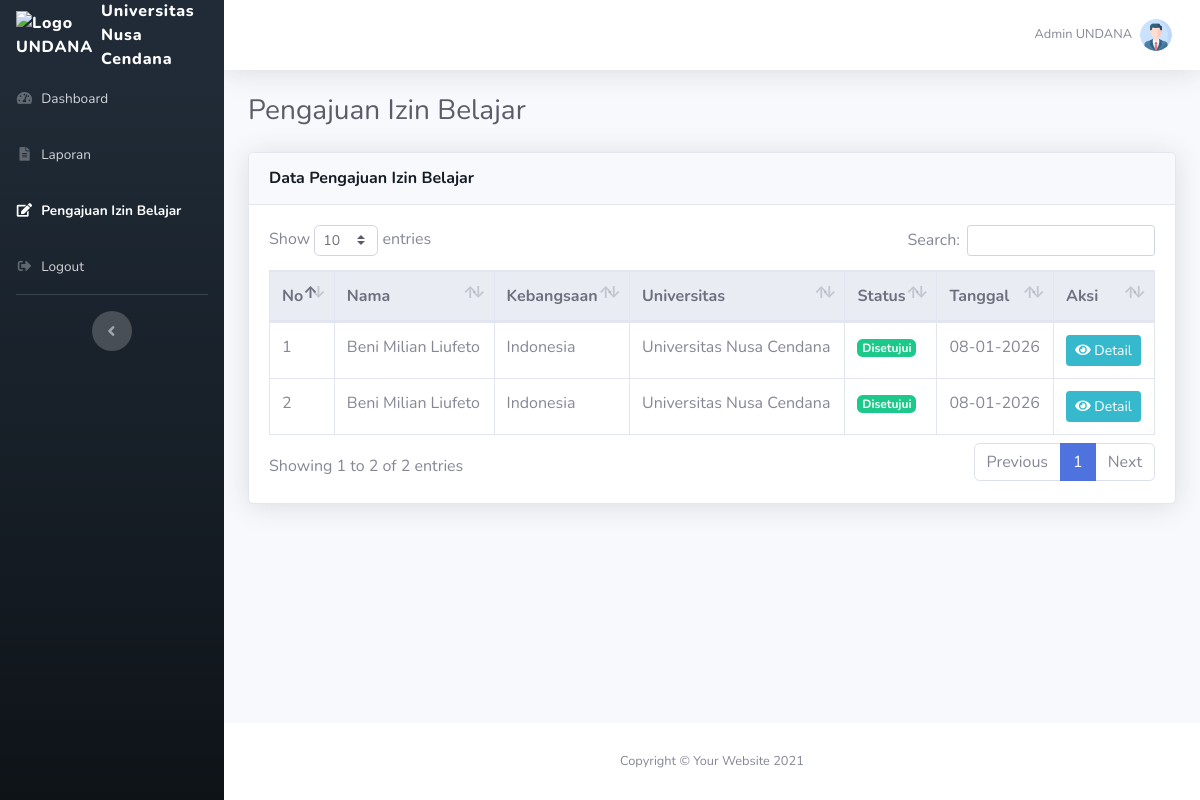
Screenshot of /admin/pengajuan.php (signed in) with the database file from the repository.
### tables this page shows
CREATE TABLE `izin_belajar` (
  `id_izin` int(11) NOT NULL,
  `id_user` int(11) NOT NULL,
  `status_pengajuan` enum('draft','diajukan','diverifikasi','ditolak','disetujui','tidak lengkap') DEFAULT 'draft',
  `tanggal_pengajuan` date DEFAULT NULL,
  `created_at` datetime DEFAULT current_timestamp(),
  `updated_at` datetime DEFAULT current_timestamp() ON UPDATE current_timestamp(),
  `jenis_pengajuan` enum('baru','perpanjangan') NOT NULL DEFAULT 'baru',
  `id_izin_induk` int(11) DEFAULT NULL,
  `last_step` tinyint(4) DEFAULT 1
);

CREATE TABLE `users` (
  `id_user` int(11) NOT NULL,
  `nama_lengkap` varchar(150) NOT NULL,
  `username` varchar(50) NOT NULL,
  `email` varchar(150) NOT NULL,
  `profile_photo` varchar(255) DEFAULT NULL,
  `password` varchar(255) NOT NULL,
  `no_hp` varchar(20) NOT NULL,
  `email_verified_at` datetime DEFAULT NULL,
  `verification_token` varchar(100) DEFAULT NULL,
  `reset_password_token` varchar(100) DEFAULT NULL,
  `reset_password_expired` datetime DEFAULT NULL,
  `created_at` datetime DEFAULT current_timestamp(),
  `updated_at` datetime DEFAULT current_timestamp() ON UPDATE current_timestamp(),
  `verification_expires_at` datetime DEFAULT NULL
);

CREATE TABLE `izin_identitas` (
  `id_identitas` int(11) NOT NULL,
  `id_izin` int(11) NOT NULL,
  `nama_lengkap` varchar(150) DEFAULT NULL,
  `tempat_lahir` varchar(100) DEFAULT NULL,
  `tanggal_lahir` date DEFAULT NULL,
  `jenis_kelamin` enum('Laki-laki','Perempuan') DEFAULT NULL,
  `kebangsaan` varchar(100) DEFAULT NULL,
  `alamat_rumah` text DEFAULT NULL,
  `kota` varchar(100) DEFAULT NULL,
  `provinsi` varchar(100) DEFAULT NULL,
  `negara` varchar(100) DEFAULT NULL,
  `kode_pos` varchar(10) DEFAULT NULL,
  `alamat_indonesia` text DEFAULT NULL,
  `kota_indonesia` varchar(100) DEFAULT NULL,
  `provinsi_indonesia` varchar(100) DEFAULT NULL,
  `kode_pos_indonesia` varchar(10) DEFAULT NULL,
  `email` varchar(150) DEFAULT NULL,
  `no_hp` varchar(20) DEFAULT NULL,
  `foto` varchar(255) DEFAULT NULL,
  `created_at` datetime DEFAULT current_timestamp(),
  `updated_at` datetime DEFAULT current_timestamp() ON UPDATE current_timestamp()
);

CREATE TABLE `izin_studi` (
  `id_studi` int(11) NOT NULL,
  `id_izin` int(11) NOT NULL,
  `universitas` varchar(150) DEFAULT NULL,
  `jenjang_studi` varchar(50) DEFAULT NULL,
  `dok_kerjasama` varchar(255) DEFAULT NULL,
  `mulai_belajar` date DEFAULT NULL,
  `lama_studi` varchar(20) DEFAULT NULL,
  `periode_dari` date DEFAULT NULL,
  `periode_sampai` date DEFAULT NULL,
  `lokasi_provinsi` varchar(100) DEFAULT NULL,
  `created_at` datetime DEFAULT current_timestamp(),
  `updated_at` datetime DEFAULT current_timestamp() ON UPDATE current_timestamp()
);

### admin/pengajuan.php (the view, shortened to what this page needs)
<?php
require '../config/db.php';
$sql = "
SELECT
    ib.id_izin,
    u.nama_lengkap,
    ii.kebangsaan,
    isd.universitas,
    ib.status_pengajuan,
    ib.tanggal_pengajuan
FROM izin_belajar ib
JOIN users u ON ib.id_user = u.id_user
LEFT JOIN izin_identitas ii ON ib.id_izin = ii.id_izin
LEFT JOIN izin_studi isd ON ib.id_izin = isd.id_izin
ORDER BY ib.tanggal_pengajuan DESC
";
$data = $conn->query($sql)->fetchAll(PDO::FETCH_ASSOC);
function getStatusColor($status)
{
  return match ($status) {
    'draft' => 'secondary',
    'diajukan' => 'info',
    'diverifikasi' => 'warning',
    'ditolak' => 'danger',
    'disetujui' => 'success',
    'tidak lengkap' => 'dark',
    default => 'dark'
  };
}
?>
<!DOCTYPE html>
<html lang="en">
<head>
  <link href="vendor/fontawesome-free/css/all.min.css" rel="stylesheet" type="text/css" />
  <link href="vendor/datatables/dataTables.bootstrap4.min.css" rel="stylesheet" type="text/css" />
  <link href="css/sb-admin-2.min.css" rel="stylesheet" />
</head>
<body id="page-top">
  <div id="wrapper">
    <?php include "sidebar.php" ?>
    <div id="content-wrapper" class="d-flex flex-column">
      <div id="content">
        <?php include "topbar.php" ?>
        <div class="container-fluid">
          <div
            class="d-sm-flex align-items-center justify-content-between mb-4">
            <h1 class="h3 mb-0 text-gray-800">Pengajuan Izin Belajar</h1>
          </div>
          <div class="card shadow mb-4">
            <div class="card-header py-3">
              <h6 class="m-0 font-weight-bold text-primary">
                Data Pengajuan Izin Belajar
              </h6>
            </div>
            <div class="card-body">
              <div class="table-responsive">
                <table class="table table-bordered table-hover" id="dataTable" width="100%" cellspacing="0">
                  <thead class="thead-light">
                    <tr>
                      <th>No</th>
                      <th>Nama</th>
                      <th>Kebangsaan</th>
                      <th>Universitas</th>
                      <th>Status</th>
                      <th>Tanggal</th>
                      <th>Aksi</th>
                    </tr>
                  </thead>
                  <tbody>
                    <?php $no = 1;
                    foreach ($data as $row): ?>
                      <tr>
                        <td><?= $no++ ?></td>
                        <td><?= htmlspecialchars($row['nama_lengkap']) ?></td>
                        <td><?= htmlspecialchars($row['kebangsaan']) ?></td>
                        <td><?= htmlspecialchars($row['universitas']) ?></td>
                        <td>
                          <span class="badge badge-<?= getStatusColor($row['status_pengajuan']) ?>">
                            <?= ucfirst($row['status_pengajuan']) ?>
                          </span>
                        </td>
                        <td><?= date('d-m-Y', strtotime($row['tanggal_pengajuan'])) ?></td>
                        <td>
                          <?php if ($row['status_pengajuan'] === 'diajukan'): ?>
                            <a href="backend/verifikasi.php?id=<?= $row['id_izin'] ?>" class="btn btn-sm btn-warning">
                              <i class="fas fa-check"></i> Verifikasi
                            </a>
                          <?php else: ?>
                            <a href="detail-pengajuan.php?id=<?= $row['id_izin'] ?>" class="btn btn-sm btn-info">
                              <i class="fas fa-eye"></i> Detail
                            </a>
                          <?php endif; ?>
                        </td>
                      </tr>
                    <?php endforeach ?>
                  </tbody>
                </table>
              </div>
            </div>
          </div>
        </div>
      </div>
      <?php include "footer.php" ?>
    </div>
  </div>
</body>
</html>

### admin/sidebar.php
<?php
$currentPage = basename($_SERVER['PHP_SELF']);
?>
<ul class="navbar-nav bg-gradient-primary sidebar sidebar-dark accordion" id="accordionSidebar">
    <a class="sidebar-brand d-flex align-items-center justify-content-center" href="index.php">
        <div class="sidebar-brand-icon">
            <img src="../img/Logo_Undana.png" alt="Logo UNDANA" style="height:40px;">
        </div>
        <div class="sidebar-brand-text mx-2">
            Universitas Nusa Cendana
        </div>
    </a>
    <li class="nav-item <?= ($currentPage == 'index.php') ? 'active' : '' ?>">
        <a class="nav-link" href="index.php">
            <i class="fas fa-fw fa-tachometer-alt"></i>
            <span>Dashboard</span>
        </a>
    </li>
    <li class="nav-item <?= ($currentPage == 'laporan.php') ? 'active' : '' ?>">
        <a class="nav-link" href="laporan.php">
            <i class="fas fa-fw fa-file-alt"></i>
            <span>Laporan</span>
        </a>
    </li>
    <li class="nav-item <?= ($currentPage == 'pengajuan.php') ? 'active' : '' ?>">
        <a class="nav-link" href="pengajuan.php">
            <i class="fas fa-fw fa-edit"></i>
            <span>Pengajuan Izin Belajar</span>
        </a>
    </li>
    <li class="nav-item">
        <a class="nav-link" href="logout.php">
            <i class="fas fa-fw fa-sign-out-alt"></i>
            <span>Logout</span>
        </a>
    </li>
    <hr class="sidebar-divider d-none d-md-block">
    <div class="text-center d-none d-md-inline">
        <button class="rounded-circle border-0" id="sidebarToggle"></button>
    </div>
</ul>

### admin/topbar.php (shortened to what this page needs)
<nav
    class="navbar navbar-expand navbar-light bg-white topbar mb-4 static-top shadow">
    <ul class="navbar-nav ml-auto">
        <li class="nav-item dropdown no-arrow">
            <a
                class="nav-link dropdown-toggle"
                href="#"
                id="userDropdown"
                role="button"
                data-toggle="dropdown"
                aria-haspopup="true"
                aria-expanded="false">
                <span class="mr-2 d-none d-lg-inline text-gray-600 small">Admin UNDANA</span>
                <img
                    class="img-profile rounded-circle"
                    src="../uploads/profile/user.png" />
            </a>
        </li>
    </ul>
</nav>

### admin/footer.php
<footer class="sticky-footer bg-white">
    <div class="container my-auto">
        <div class="copyright text-center my-auto">
            <span>Copyright &copy; Your Website 2021</span>
        </div>
    </div>
</footer>

### rows the page displays
izin_belajar: id_user.nama_lengkap "Beni Milian Liufeto", izin_identitas.kebangsaan "Indonesia", izin_studi.universitas "Universitas Nusa Cendana", status_pengajuan "Disetujui", tanggal_pengajuan "08-01-2026"
izin_belajar: id_user.nama_lengkap "Beni Milian Liufeto", izin_identitas.kebangsaan "Indonesia", izin_studi.universitas "Universitas Nusa Cendana", status_pengajuan "Disetujui", tanggal_pengajuan "08-01-2026"
